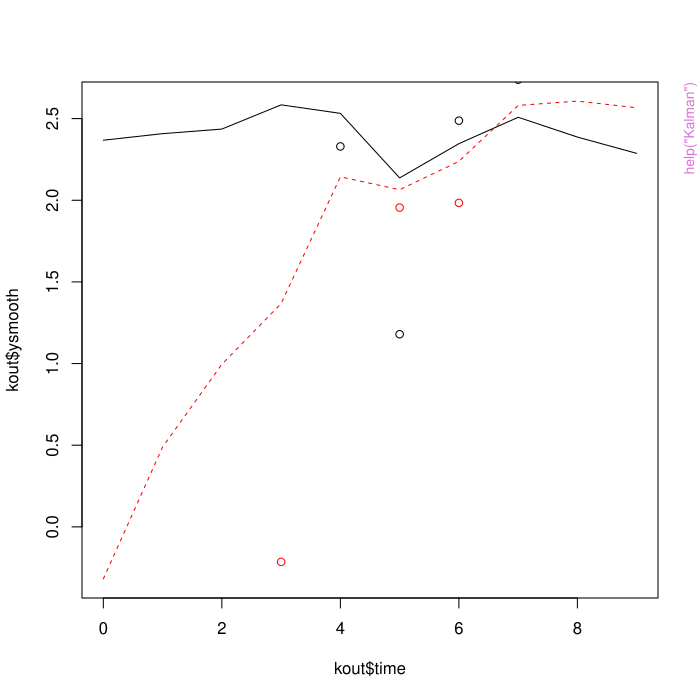

Here is the R script that generated this plot:
pkgname <- "ctsem"
source(file.path(R.home("share"), "R", "examples-header.R"))
options(warn = 1)
library('ctsem')

base::assign(".oldSearch", base::search(), pos = 'CheckExEnv')
base::assign(".old_wd", base::getwd(), pos = 'CheckExEnv')
cleanEx()
nameEx("Kalman")
### * Kalman

flush(stderr()); flush(stdout())

### Name: Kalman
### Title: Kalman
### Aliases: Kalman

### ** Examples

### ctstantestfit is a dummy ctStanFit object with 2 manifest indicators,
###  4 latents, and 1 time dependent predictor.

### get parameter matrices
kpars <- ctStanContinuousPars(ctstantestfit)

#construct dummy data
datalong <- cbind(0:9, 1, matrix(rnorm(20,2,1),ncol=2))
datalong[c(1:3,9:10),3:4]<-NA #missing data to pre/fore cast
colnames(datalong) <- c('time', 'id', paste0('Y',1:2))
print(datalong)

#obtain Kalman filtered estimates
kout <- Kalman(kpars=kpars, datalong=datalong,
  manifestNames=paste0('Y',1:nrow(kpars$MANIFESTMEANS)),
  latentNames=paste0('eta',1:nrow(kpars$DRIFT)))

#print and plot smoothed estimates (conditional on all states) of indicators.
print(kout$ysmooth)
matplot(kout$time,kout$ysmooth,type='l')
matplot(kout$time,datalong[,3:4],type='p',add=TRUE,pch=1)



cleanEx()
nameEx("ctCI")
### * ctCI

flush(stderr()); flush(stdout())

### Name: ctCI
### Title: ctCI Computes confidence intervals on specified parameters /
###   matrices for already fitted ctsem fit object.
### Aliases: ctCI

### ** Examples

## Examples set to 'dontrun' because they take longer than 5s.
## Not run: 
##D data("ctExample3")
##D model <- ctModel(n.latent = 1, n.manifest = 3, Tpoints = 100, 
##D  LAMBDA = matrix(c(1, "lambda2", "lambda3"), nrow = 3, ncol = 1), 
##D  MANIFESTMEANS = matrix(c(0, "manifestmean2", "manifestmean3"), nrow = 3, 
##D    ncol = 1))
##D fit <- ctFit(dat = ctExample3, ctmodelobj = model, objective = "Kalman",
##D  stationary = c("T0VAR"))
##D 
##D fit <- ctCI(fit, confidenceintervals = 'DRIFT')
##D 
##D summary(fit)$omxsummary$CI
## End(Not run)



cleanEx()
nameEx("ctCheckFit")
### * ctCheckFit

flush(stderr()); flush(stdout())

### Name: ctCheckFit
### Title: Check absolute fit of ctFit or ctStanFit object.
### Aliases: ctCheckFit

### ** Examples

## Not run: 
##D data(ctExample1)
##D traitmodel <- ctModel(n.manifest=2, n.latent=2, Tpoints=6, LAMBDA=diag(2), 
##D   manifestNames=c('LeisureTime', 'Happiness'), 
##D   latentNames=c('LeisureTime', 'Happiness'), TRAITVAR="auto")
##D traitfit <- ctFit(dat=ctExample1, ctmodelobj=traitmodel)
##D 
##D check <- ctCheckFit(traitfit,niter=5)
##D plot(check)
## End(Not run)



cleanEx()
nameEx("ctCollapse")
### * ctCollapse

flush(stderr()); flush(stdout())

### Name: ctCollapse
### Title: ctCollapse Easily collapse an array margin using a specified
###   function.
### Aliases: ctCollapse

### ** Examples

testarray <- array(rnorm(900,2,1),dim=c(100,3,3))
ctCollapse(testarray,1,mean)



cleanEx()
nameEx("ctDensity")
### * ctDensity

flush(stderr()); flush(stdout())

### Name: ctDensity
### Title: ctDensity
### Aliases: ctDensity

### ** Examples

y <- ctDensity(exp(rnorm(80)))
plot(y$density,xlim=y$xlim,ylim=y$ylim)

#### Compare to base defaults:
par(mfrow=c(1,2))
y=exp(rnorm(10000))
ctdens<-ctDensity(y)
plot(ctdens$density, ylim=ctdens$ylim,xlim=ctdens$xlim)
plot(density(y))



graphics::par(get("par.postscript", pos = 'CheckExEnv'))
cleanEx()
nameEx("ctDiscretePars")
### * ctDiscretePars

flush(stderr()); flush(stdout())

### Name: ctDiscretePars
### Title: ctDiscretePars
### Aliases: ctDiscretePars

### ** Examples

pars <- ctStanContinuousPars(ctstantestfit)
ctDiscretePars(pars,times=c(.5,1))




cleanEx()
nameEx("ctDiscretiseData")
### * ctDiscretiseData

flush(stderr()); flush(stdout())

### Name: ctDiscretiseData
### Title: Discretise long format continuous time (ctsem) data to specific
###   timestep.
### Aliases: ctDiscretiseData

### ** Examples

long <- ctWideToLong(datawide=ctExample2,Tpoints=8,n.manifest=2,n.TDpred=1,
 manifestNames=c('LeisureTime','Happiness'),
 TDpredNames=c('MoneyInt'))

long <- ctDeintervalise(long)

long <- ctDiscretiseData(dlong=long, timestep = 1.1,TDpredNames=c('MoneyInt'))



cleanEx()
nameEx("ctExample2")
### * ctExample2

flush(stderr()); flush(stdout())

### Name: ctExample2
### Title: ctExample2
### Aliases: ctExample2

### ** Examples

## Not run: 
##D #two process, one time dependent predictor example
##D Tpoints=20
##D manifestNames<-c('LeisureTime','Happiness')
##D TDpredNames<-'MoneyInt'
##D testm<-ctModel(Tpoints=Tpoints,n.latent=3,n.TDpred=1,n.TIpred=0,n.manifest=2,    
##D   LAMBDA=cbind(diag(1,2),0),
##D   MANIFESTVAR=diag(.1,2),
##D   DRIFT=matrix(c(-.3,.12,0,  -.02,-.3,0, 1,-.3,-.0001  ),nrow=3,ncol=3),
##D   TRAITVAR=t(chol(matrix(c(.2,-.1,0,  -.1,.21,0,  0,0,0.00001),ncol=3,nrow=3))),
##D   DIFFUSION=t(chol(diag(c(1.2,.6,0.0001),3))),
##D   CINT=matrix(c(1,.3,0),nrow=3),
##D   T0MEANS=matrix(0,ncol=1,nrow=3),
##D   T0VAR=diag(c(1,1,0),3),
##D   TDPREDEFFECT=matrix(c(.6,.4,1),nrow=3),
##D   TDPREDVAR=diag(c(rep(0,Tpoints)),Tpoints),
##D   TDPREDMEANS=matrix(c(0,0,0,0,0,1,rep(0,Tpoints-6)),ncol=1,nrow=(Tpoints)))
##D testd<-ctGenerate(testm,n.subjects=10,burnin=10) #generate data
##D 
##D ctIndplot(testd,Tpoints=Tpoints,n.manifest=2,n.subjects=10,colourby="variable")
##D 
##D timestokeep=c(0,1,4,5,7,8,16,19)
##D deltaT<-timestokeep[-1] - timestokeep[-8]
##D testd<-testd[,c(paste0('Y',1:2,'_T',rep(timestokeep,each=2)),paste0('TD1_T',timestokeep))]
##D testd<-cbind(testd,matrix(deltaT,nrow=nrow(testd),ncol=length(deltaT),byrow=TRUE))
##D 
##D colnames(testd)<-ctWideNames(n.manifest=2,Tpoints=8,n.TDpred=1,
##D manifestNames=manifestNames,TDpredNames=TDpredNames)
##D ctExample2<-testd
##D save(ctExample2,file=".\\data\\ctExample2.rda") 
## End(Not run)



cleanEx()
nameEx("ctExample4")
### * ctExample4

flush(stderr()); flush(stdout())

### Name: ctExample4
### Title: ctExample4
### Aliases: ctExample4

### ** Examples

## Not run: 
##D Tpoints=20
##D subjects=20
##D full<-c()
##D for(i in 1:20){
##D   LAMBDA<-matrix(c(1,.7,ifelse(i >(subjects/2),.2,1.4)))
##D   print(LAMBDA)
##D   testm<-ctModel(Tpoints=Tpoints,n.latent=1,n.TDpred=0,n.TIpred=0,n.manifest=3,
##D     MANIFESTVAR=diag(.2,3),
##D     # TRAITVAR=diag(.2,1),
##D     LAMBDA=LAMBDA,
##D     DRIFT=matrix(c(-.1),nrow=1,ncol=1),
##D     DIFFUSION=diag(c(.12),1),
##D     MANIFESTMEANS=matrix(c(0,.42,1.3),ncol=1),
##D     CINT=matrix(c(.2),ncol=1))
##D   
##D   testd<-ctGenerate(testm,n.subjects=1,burnin=300)
##D   full<-rbind(full,testd)
##D }
##D 
##D ctExample4<-full
##D save(ctExample4,file=".\\data\\ctExample4.rda") #save wide format example
## End(Not run)



cleanEx()
nameEx("ctFit")
### * ctFit

flush(stderr()); flush(stdout())

### Name: ctFit
### Title: Fit a ctsem object
### Aliases: ctFit

### ** Examples

## Examples set to 'dontrun' because they take longer than 5s.
## Not run: 
##D mfrowOld<-par()$mfrow
##D par(mfrow=c(2, 3))
##D 
##D ### example from Driver, Oud, Voelkle (2017), 
##D ### simulated happiness and leisure time with unobserved heterogeneity.
##D data(ctExample1)
##D traitmodel <- ctModel(n.manifest=2, n.latent=2, Tpoints=6, LAMBDA=diag(2), 
##D   manifestNames=c('LeisureTime', 'Happiness'), 
##D   latentNames=c('LeisureTime', 'Happiness'), TRAITVAR="auto")
##D traitfit <- ctFit(dat=ctExample1, ctmodelobj=traitmodel)
##D summary(traitfit)
##D plot(traitfit, wait=FALSE)
##D 
##D 
##D ###Example from Voelkle, Oud, Davidov, and Schmidt (2012) - anomia and authoritarianism.  
##D data(AnomAuth) 
##D AnomAuthmodel <- ctModel(LAMBDA = matrix(c(1, 0, 0, 1), nrow = 2, ncol = 2), 
##D Tpoints = 5, n.latent = 2, n.manifest = 2, MANIFESTVAR=diag(0, 2), TRAITVAR = NULL) 
##D AnomAuthfit <- ctFit(AnomAuth, AnomAuthmodel)
##D summary(AnomAuthfit)
##D 
##D 
##D ### Single subject time series - using Kalman filter (OpenMx statespace expectation)
##D data('ctExample3')
##D model <- ctModel(n.latent = 1, n.manifest = 3, Tpoints = 100, 
##D   LAMBDA = matrix(c(1, 'lambda2', 'lambda3'), nrow = 3, ncol = 1), 
##D   CINT= matrix('cint'),
##D   MANIFESTMEANS = matrix(c(0, 'manifestmean2', 'manifestmean3'), nrow = 3, 
##D     ncol = 1))
##D fit <- ctFit(dat = ctExample3, ctmodelobj = model, objective = 'Kalman', 
##D   stationary = c('T0VAR'))
##D 
##D 
##D ###Oscillating model from Voelkle & Oud (2013). 
##D data("Oscillating")
##D 
##D inits <- c(-39, -.3, 1.01, 10.01, .1, 10.01, 0.05, .9, 0)
##D names(inits) <- c("crosseffect","autoeffect", "diffusion",
##D   "T0var11", "T0var21", "T0var22","m1", "m2", 'manifestmean')
##D 
##D oscillatingm <- ctModel(n.latent = 2, n.manifest = 1, Tpoints = 11,
##D   MANIFESTVAR = matrix(c(0), nrow = 1, ncol = 1),
##D   LAMBDA = matrix(c(1, 0), nrow = 1, ncol = 2),
##D   T0MEANS = matrix(c('m1', 'm2'), nrow = 2, ncol = 1),
##D   T0VAR = matrix(c("T0var11", "T0var21", 0, "T0var22"), nrow = 2, ncol = 2),
##D   DRIFT = matrix(c(0, "crosseffect", 1, "autoeffect"), nrow = 2, ncol = 2),
##D   CINT = matrix(0, ncol = 1, nrow = 2),
##D   MANIFESTMEANS = matrix('manifestmean', nrow = 1, ncol = 1),
##D   DIFFUSION = matrix(c(0, 0, 0, "diffusion"), nrow = 2, ncol = 2),
##D   startValues=inits)
##D 
##D oscillatingf <- ctFit(Oscillating, oscillatingm, carefulFit = FALSE)
## End(Not run)



cleanEx()
nameEx("ctGenerate")
### * ctGenerate

flush(stderr()); flush(stdout())

### Name: ctGenerate
### Title: ctGenerate
### Aliases: ctGenerate

### ** Examples

#generate data for 2 process model, each process measured by noisy indicator, 
#stable individual differences in process levels.

generatingModel<-ctModel(Tpoints=8,n.latent=2,n.TDpred=0,n.TIpred=0,n.manifest=2,
 MANIFESTVAR=diag(.1,2),
 LAMBDA=diag(1,2),
 DRIFT=matrix(c(-.2,-.05,-.1,-.1),nrow=2),
 TRAITVAR=matrix(c(.5,.2,0,.8),nrow=2),
 DIFFUSION=matrix(c(1,.2,0,4),2),
 CINT=matrix(c(1,0),nrow=2),
 T0MEANS=matrix(0,ncol=1,nrow=2),
 T0VAR=diag(1,2))

data<-ctGenerate(generatingModel,n.subjects=15,burnin=10)



cleanEx()
nameEx("ctGenerateFromFit")
### * ctGenerateFromFit

flush(stderr()); flush(stdout())

### Name: ctGenerateFromFit
### Title: Generates data according to the model estimated in a ctsemFit
###   object.#'
### Aliases: ctGenerateFromFit

### ** Examples


data(AnomAuth) 
AnomAuthmodel <- ctModel(LAMBDA = matrix(c(1, 0, 0, 1), nrow = 2, ncol = 2), 
  Tpoints = 5, n.latent = 2, n.manifest = 2, MANIFESTVAR=diag(0, 2)) 
AnomAuthfit <- ctFit(AnomAuth, AnomAuthmodel)

dwide <- ctGenerateFromFit(AnomAuthfit,timestep=1,n.subjects=5)

par(mfrow=c(1,2))
ctIndplot(datawide = dwide,n.subjects = 5,n.manifest = 2,vars=1,Tpoints = 4)
ctIndplot(datawide = AnomAuth+rnorm(length(AnomAuth)),vars=1,n.subjects = 5,
n.manifest = 2,Tpoints = 4)




graphics::par(get("par.postscript", pos = 'CheckExEnv'))
cleanEx()
nameEx("ctIndplot")
### * ctIndplot

flush(stderr()); flush(stdout())

### Name: ctIndplot
### Title: ctIndplot
### Aliases: ctIndplot

### ** Examples


data(ctExample1)
ctIndplot(ctExample1,n.subjects=1, n.manifest=2,Tpoints=6, colourby='variable')




cleanEx()
nameEx("ctIntervalise")
### * ctIntervalise

flush(stderr()); flush(stdout())

### Name: ctIntervalise
### Title: Converts absolute times to intervals for wide format ctsem panel
###   data
### Aliases: ctIntervalise

### ** Examples

#First load the long format data with absolute times
data('longexample')

#Then convert to wide format
wideexample <- ctLongToWide(datalong = longexample, id = "id", 
time = "time", manifestNames = c("Y1", "Y2", "Y3"), 
TDpredNames = "TD1", TIpredNames = c("TI1", "TI2"))

#Then convert the absolute times to intervals, using the Tpoints reported from the prior step.
wide <- ctIntervalise(datawide = wideexample, Tpoints = 4, n.manifest = 3, 
n.TDpred = 1, n.TIpred = 2, manifestNames = c("Y1", "Y2", "Y3"), 
TDpredNames = "TD1", TIpredNames = c("TI1", "TI2") )
 
print(wide)



cleanEx()
nameEx("ctKalman")
### * ctKalman

flush(stderr()); flush(stdout())

### Name: ctKalman
### Title: ctKalman
### Aliases: ctKalman

### ** Examples

## Not run: 
##D #Basic
##D ctKalman(ctstantestfit, timerange=c(0,60), timestep=.5, plot=TRUE)
##D 
##D #Multiple subjects, y and yprior, showing plot arguments
##D ctKalman(ctstantestfit, timerange=c(0,60), timestep=.1, plot=TRUE,
##D   subjects=2:3, 
##D   kalmanvec=c('y','yprior'),
##D   errorvec=c(NA,'ypriorcov'), #'auto' would also have achieved this
##D   ltyvec="auto",
##D   colvec='auto', 
##D   lwdvec='auto', 
##D   subsetindices=2, #Only plotting 2nd dimension of y and yprior
##D   pchvec='auto', typevec='auto',grid=TRUE,legend=TRUE,
##D   plotcontrol=list(xlim=c(0,55),main='Observations and priors'),
##D   polygoncontrol=list(steps=5))
##D   
## End(Not run)



cleanEx()
nameEx("ctKalmanPlot")
### * ctKalmanPlot

flush(stderr()); flush(stdout())

### Name: ctKalmanPlot
### Title: ctKalmanPlot
### Aliases: ctKalmanPlot

### ** Examples

### Get output from ctKalman
x<-ctKalman(ctstantestfit,subjects=2)

### Plot with ctKalmanPlot
ctKalmanPlot(x, subjects=2)

###Single step procedure:
ctKalman(ctstantestfit,subjects=2,plot=TRUE)



cleanEx()
nameEx("ctLongToWide")
### * ctLongToWide

flush(stderr()); flush(stdout())

### Name: ctLongToWide
### Title: ctLongToWide Restructures time series / panel data from long
###   format to wide format for ctsem analysis
### Aliases: ctLongToWide

### ** Examples

#First load the long format data with absolute times
data('longexample')

#Then convert to wide format
wideexample <- ctLongToWide(datalong = longexample, id = "id", 
time = "time", manifestNames = c("Y1", "Y2", "Y3"), 
TDpredNames = "TD1", TIpredNames = c("TI1", "TI2"))

#Then convert the absolute times to intervals, using the Tpoints reported from the prior step.
wide <- ctIntervalise(datawide = wideexample, Tpoints = 4, n.manifest = 3, 
n.TDpred = 1, n.TIpred = 2, manifestNames = c("Y1", "Y2", "Y3"), 
TDpredNames = "TD1", TIpredNames = c("TI1", "TI2") )




cleanEx()
nameEx("ctModel")
### * ctModel

flush(stderr()); flush(stdout())

### Name: ctModel
### Title: Define a ctsem model
### Aliases: ctModel

### ** Examples

 ### Frequentist example:
 ### impulse and level change time dependent predictor 
 ### example from Driver, Oud, Voelkle (2015)
 data('ctExample2')
 tdpredmodel <- ctModel(n.manifest = 2, n.latent = 3, n.TDpred = 1, 
 Tpoints = 8, manifestNames = c('LeisureTime', 'Happiness'), 
 TDpredNames = 'MoneyInt', 
 latentNames = c('LeisureTime', 'Happiness', 'MoneyIntLatent'),
 LAMBDA = matrix(c(1,0, 0,1, 0,0), ncol = 3), TRAITVAR = "auto")

 tdpredmodel$TRAITVAR[3, ] <- 0
 tdpredmodel$TRAITVAR[, 3] <- 0
 tdpredmodel$DIFFUSION[, 3] <- 0
 tdpredmodel$DIFFUSION[3, ] <- 0
 tdpredmodel$T0VAR[3, ] <- 0
 tdpredmodel$T0VAR[, 3] <- 0
 tdpredmodel$CINT[3] <- 0
 tdpredmodel$T0MEANS[3] <- 0
 tdpredmodel$TDPREDEFFECT[3, ] <- 1
 tdpredmodel$DRIFT[3, ] <- 0
 
 
###Bayesian example:
model<-ctModel(type='stanct',
n.latent=2, latentNames=c('eta1','eta2'),
n.manifest=2, manifestNames=c('Y1','Y2'),
n.TDpred=1, TDpredNames='TD1', 
n.TIpred=3, TIpredNames=c('TI1','TI2','TI3'),
LAMBDA=diag(2))





cleanEx()
nameEx("ctModelFromFit")
### * ctModelFromFit

flush(stderr()); flush(stdout())

### Name: ctModelFromFit
### Title: Extract a ctsem model structure with parameter values from a
###   ctsem fit object.
### Aliases: ctModelFromFit

### ** Examples

data(AnomAuth) 
AnomAuthmodel <- ctModel(LAMBDA = matrix(c(1, 0, 0, 1), nrow = 2, ncol = 2), 
  Tpoints = 5, n.latent = 2, n.manifest = 2, MANIFESTVAR=diag(0, 2)) 
AnomAuthfit <- ctFit(AnomAuth, AnomAuthmodel)

fitmodel <- ctModelFromFit(AnomAuthfit)



cleanEx()
nameEx("ctMultigroupFit")
### * ctMultigroupFit

flush(stderr()); flush(stdout())

### Name: ctMultigroupFit
### Title: Fits a multiple group continuous time model.
### Aliases: ctMultigroupFit

### ** Examples

## Not run: 
##D 
##D #Two group model, all parameters except LAMBDA[3,1] constrained across groups.
##D data(ctExample4)
##D basemodel<-ctModel(n.latent=1, n.manifest=3, Tpoints=20,
##D                    LAMBDA=matrix(c(1, 'lambda2', 'lambda3'), nrow=3, ncol=1),
##D                    MANIFESTMEANS=matrix(c(0, 'manifestmean2', 'manifestmean3'), 
##D                    nrow=3, ncol=1), TRAITVAR = 'auto')
##D 
##D freemodel<-basemodel
##D freemodel$LAMBDA[3,1]<-'groupfree'
##D groups<-paste0('g',rep(1:2, each=10),'_')
##D 
##D multif<-ctMultigroupFit(dat=ctExample4, groupings=groups,
##D                        ctmodelobj=basemodel, freemodel=freemodel)
##D summary(multif,group=1)
##D 
##D 
##D 
##D #fixed model approach
##D fixedmodel<-basemodel
##D fixedmodel$LAMBDA[2,1]<-'groupfixed'
##D groups<-paste0('g',rep(1:2, each=10),'_')
##D 
##D multif<-ctMultigroupFit(dat=ctExample4, groupings=groups,
##D                        ctmodelobj=basemodel, fixedmodel=fixedmodel)
##D summary(multif) 
## End(Not run)





cleanEx()
nameEx("ctPlot")
### * ctPlot

flush(stderr()); flush(stdout())

### Name: ctPlot
### Title: ctPlot
### Aliases: ctPlot

### ** Examples

## Examples set to 'dontrun' because they take longer than 5s.

### example from Driver, Oud, Voelkle (2016), 
### simulated happiness and leisure time with unobserved heterogeneity.
## Not run: 
##D data(ctExample1)
##D traitmodel <- ctModel(n.manifest=2, n.latent=2, Tpoints=6, LAMBDA=diag(2), 
##D   manifestNames=c('LeisureTime', 'Happiness'), 
##D   latentNames=c('LeisureTime', 'Happiness'), TRAITVAR="auto")
##D traitfit <- ctFit(dat=ctExample1, ctmodelobj=traitmodel)
##D ctPlot(traitfit, plotType='CR', xlim=c(0,5),ylim=c(-1,1))
## End(Not run)



cleanEx()
nameEx("ctPlotArray")
### * ctPlotArray

flush(stderr()); flush(stdout())

### Name: ctPlotArray
### Title: Plots three dimensional y values for quantile plots
### Aliases: ctPlotArray

### ** Examples

## Not run: 
##D input<-ctStanTIpredeffects(ctstantestfit, plot=FALSE, whichpars='CINT', 
##D  nsamples=10,nsubjects=10)
##D     
##D ctPlotArray(input=input)
## End(Not run)



cleanEx()
nameEx("ctPoly")
### * ctPoly

flush(stderr()); flush(stdout())

### Name: ctPoly
### Title: Plots uncertainty bands with shading
### Aliases: ctPoly

### ** Examples

plot(0:100,sqrt(0:100),type='l')
ctPoly(x=0:100, y=sqrt(0:100), 
yhigh=sqrt(0:100) - runif(101), 
ylow=sqrt(0:100) + runif(101),
col=adjustcolor('red',alpha.f=.1))



cleanEx()
nameEx("ctPostPredict")
### * ctPostPredict

flush(stderr()); flush(stdout())

### Name: ctPostPredict
### Title: Posterior predictive type check for ctsemFit.
### Aliases: ctPostPredict

### ** Examples

data("AnomAuth")
AnomAuthmodel <- ctModel(LAMBDA = matrix(c(1, 0, 0, 1), nrow = 2, ncol = 2), 
  Tpoints = 5, n.latent = 2, n.manifest = 2, MANIFESTVAR=diag(0, 2), TRAITVAR = 'auto') 
AnomAuthFit <- ctFit(AnomAuth, AnomAuthmodel)
ctPostPredict(AnomAuthFit,timestep=.5,n.subjects=100)



cleanEx()
nameEx("ctStanContinuousPars")
### * ctStanContinuousPars

flush(stderr()); flush(stdout())

### Name: ctStanContinuousPars
### Title: ctStanContinuousPars
### Aliases: ctStanContinuousPars

### ** Examples

## Not run: 
##D #posterior median over all subjects (also reflects mean of unconstrained pars)
##D ctStanContinuousPars(ctstantestfit)
##D 
##D #posterior 97.5% quantiles for subject 2
##D ctStanContinuousPars(ctstantestfit, subjects=2, calcfunc=quantile, 
##D calcfuncargs=list(probs=0.975))
## End(Not run)



cleanEx()
nameEx("ctStanDiscretePars")
### * ctStanDiscretePars

flush(stderr()); flush(stdout())

### Name: ctStanDiscretePars
### Title: ctStanDiscretePars
### Aliases: ctStanDiscretePars

### ** Examples

ctStanDiscretePars(ctstantestfit,times=seq(.5,4,.1), 
 plot=TRUE,indices='all')



cleanEx()
nameEx("ctStanDiscreteParsPlot")
### * ctStanDiscreteParsPlot

flush(stderr()); flush(stdout())

### Name: ctStanDiscreteParsPlot
### Title: ctStanDiscreteParsPlot
### Aliases: ctStanDiscreteParsPlot

### ** Examples

x <- ctStanDiscretePars(ctstantestfit)

ctStanDiscreteParsPlot(x, 'CR')



cleanEx()
nameEx("ctStanFit")
### * ctStanFit

flush(stderr()); flush(stdout())

### Name: ctStanFit
### Title: ctStanFit
### Aliases: ctStanFit

### ** Examples

## Not run: 
##D #test data with 2 manifest indicators measuring 1 latent process each, 
##D # 1 time dependent predictor, 3 time independent predictors
##D head(ctstantestdat) 
##D 
##D #generate a ctStanModel
##D model<-ctModel(type='stanct',
##D n.latent=2, latentNames=c('eta1','eta2'),
##D n.manifest=2, manifestNames=c('Y1','Y2'),
##D n.TDpred=1, TDpredNames='TD1', 
##D n.TIpred=3, TIpredNames=c('TI1','TI2','TI3'),
##D LAMBDA=diag(2))
##D 
##D #set all parameters except manifest means to be fixed across subjects
##D model$pars$indvarying[-c(19,20)] <- FALSE
##D 
##D #fit model to data (takes a few minutes - but insufficient 
##D # iterations and max_treedepth for inference!)
##D fit<-ctStanFit(ctstantestdat, model, iter=200, chains=2, 
##D control=list(max_treedepth=6))
##D 
##D #output functions
##D summary(fit) 
##D 
##D plot(fit)
##D 
##D 
##D 
##D ###### EXTENDED EXAMPLES #######
##D 
##D 
##D 
##D library(ctsem)
##D set.seed(3)
##D 
##D #recommended to adjust these to appropriate number of cores on machine / 
##D # chains desired. (min 3 chains recommended, but not necessary here)
##D setcores <- 3
##D setchains <- 3
##D 
##D #### Data generation (this section needs to be run, but not necessary to understand!)
##D Tpoints <- 20
##D nmanifest <- 4
##D nlatent <- 2
##D nsubjects<-20
##D 
##D #random effects
##D age <- rnorm(nsubjects) #standardised
##D cint1<-rnorm(nsubjects,2,.3)+age*.5
##D cint2 <- cint1*.5+rnorm(nsubjects,1,.2)+age*.5
##D tdpredeffect <- rnorm(nsubjects,5,.3)+age*.5
##D 
##D for(i in 1:nsubjects){
##D   #generating model
##D   gm<-ctModel(Tpoints=Tpoints,n.manifest = nmanifest,n.latent = nlatent,n.TDpred = 1,
##D     LAMBDA = matrix(c(1,0,0,0, 0,1,.8,1.3),nrow=nmanifest,ncol=nlatent),
##D     DRIFT=matrix(c(-.3, .1, 0, -.5),nlatent,nlatent),
##D     TDPREDEFFECT=matrix(c(tdpredeffect[i],0),nrow=nlatent),
##D     TDPREDMEANS=matrix(c(rep(0,Tpoints-10),1,rep(0,9)),ncol=1),
##D     DIFFUSION = matrix(c(.5, 0, 0, .5),2,2),
##D     CINT = matrix(c(cint1[i],cint2[i]),ncol=1),
##D     T0VAR=diag(2,nlatent,nlatent),
##D     MANIFESTVAR = diag(.5, nmanifest))
##D   
##D   #generate data
##D   newdat <- ctGenerate(ctmodelobj = gm,n.subjects = 1,burnin = 2,
##D     dtmat<-rbind(c(rep(.5,8),3,rep(.5,Tpoints-9))),
##D       wide = FALSE)
##D   newdat[,'id'] <- i #set id for each subject
##D   newdat <- cbind(newdat,age[i]) #include time independent predictor
##D   if(i ==1) {
##D     dat <- newdat[1:(Tpoints-10),] #pre intervention data
##D     dat2 <- newdat #including post intervention data
##D   }
##D   if(i > 1) {
##D     dat <- rbind(dat, newdat[1:(Tpoints-10),])
##D     dat2 <- rbind(dat2,newdat)
##D   }
##D }
##D colnames(dat)[ncol(dat)] <- 'age'
##D colnames(dat2)[ncol(dat)] <- 'age'
##D 
##D 
##D #plot generated data for sanity
##D plot(age)
##D matplot(dat[,gm$manifestNames],type='l',pch=1)
##D plotvar <- 'Y1'
##D plot(dat[dat[,'id']==1,'time'],dat[dat[,'id']==1,plotvar],type='l',
##D   ylim=range(dat[,plotvar],na.rm=TRUE))
##D for(i in 2:nsubjects){
##D   points(dat[dat[,'id']==i,'time'],dat[dat[,'id']==i,plotvar],type='l',col=i)
##D }
##D 
##D 
##D 
##D 
##D 
##D #### Model fitting (from here it is good to understand!)
##D 
##D #Specify univariate linear growth curve
##D #page 5 of https://cran.r-project.org/web/packages/ctsem/vignettes/hierarchical.pdf 
##D # documents these arguments (or use ?ctModel )
##D 
##D m1 <- ctModel(n.manifest = 1,n.latent = 1,n.TIpred = 1, type = 'stanct',
##D   manifestNames = c('Y1'), latentNames=c('L1'),TIpredNames = 'age',
##D   DRIFT=matrix(-1e-5,nrow=1,ncol=1),
##D   DIFFUSION=matrix(0,nrow=1,ncol=1),
##D   CINT=matrix(c('cint1'),ncol=1),
##D   T0MEANS=matrix(c('t0m1'),ncol=1),
##D   T0VAR=matrix(0,nrow=1,ncol=1),
##D   LAMBDA = diag(1),
##D   MANIFESTMEANS=matrix(0,ncol=1),
##D   MANIFESTVAR=matrix(c('merror1'),nrow=1,ncol=1))
##D 
##D #modify between subject aspects -- alternatively, run: edit(m1$pars)
##D m1$pars$indvarying[-which(m1$pars$matrix %in% c('T0MEANS','CINT'))] <- FALSE
##D m1$pars$age_effect[-which(m1$pars$matrix %in% c('T0MEANS','CINT'))] <- FALSE
##D 
##D 
##D plot(m1) #plot prior distributions
##D 
##D #fit
##D f1 <- ctStanFit(datalong = dat, ctstanmodel = m1, 
##D   cores = setcores,chains = setchains,plot=TRUE,
##D   control=list(max_treedepth=7),iter=150)
##D 
##D summary(f1)
##D 
##D #plots of individual subject models v data
##D ctKalman(f1,timestep=.01,plot=TRUE,subjects=1:4,kalmanvec=c('y','etasmooth'))
##D ctKalman(f1,timestep=.01,plot=TRUE,subjects=1,kalmanvec=c('y','ysmooth'))
##D 
##D ctStanPlotPost(f1) #compare prior to posterior distributions 
##D ctStanPlotPost(f1, priorwidth = FALSE) #rescale to width of posterior 
##D 
##D ctStanPostPredict(f1) #compare randomly generated data from posterior to observed data
##D 
##D cf<-ctCheckFit(f1) #compare covariance of randomly generated data to observed cov
##D plot(cf)
##D 
##D #accessing the stan object directly 
##D library(rstan)
##D postsamples <- extract(f1$stanfit,pars='Ygen') #extract data generated from posterior
##D plot( f1$data$time, 
##D   postsamples$Ygen[1,1, ,1]) #iteration 1 (already shuffled), chain 1, all occasions, var 1.
##D points(f1$data$time, f1$data$Y[,1],col='red') #1st manifest variable
##D 
##D 
##D 
##D 
##D 
##D #Specify model including dynamics
##D m2 <- ctModel(n.manifest = 1,n.latent = 1,n.TIpred = 1, type = 'stanct',
##D   manifestNames = c('Y1'), latentNames=c('L1'),TIpredNames = 'age',
##D   DRIFT=matrix('drift11',nrow=1,ncol=1),
##D   DIFFUSION=matrix('diffusion11',nrow=1,ncol=1),
##D   CINT=matrix(c('cint1'),ncol=1),
##D   T0MEANS=matrix(c('t0m1'),ncol=1),
##D   T0VAR=matrix('t0var11',nrow=1,ncol=1),
##D   LAMBDA = diag(1),
##D   MANIFESTMEANS=matrix(0,ncol=1),
##D   MANIFESTVAR=matrix(c('merror1'),nrow=1,ncol=1))
##D 
##D m2$pars$indvarying[-which(m2$pars$matrix %in% c('T0MEANS','CINT'))] <- FALSE
##D m2$pars$age_effect[-which(m2$pars$matrix %in% c('T0MEANS','CINT'))] <- FALSE
##D 
##D 
##D f2 <- ctStanFit(datalong = dat, ctstanmodel = m2, cores = setcores,
##D   chains = setchains,plot=TRUE,
##D   control=list(max_treedepth=7),iter=150)
##D 
##D summary(f2,parmatrices=TRUE,timeinterval=1)
##D 
##D ctKalman(f2,timestep=.01,plot=TRUE,subjects=1,kalmanvec=c('y','etaprior'))
##D ctKalman(f2,timestep=.01,plot=TRUE,subjects=1:4,kalmanvec=c('y','etasmooth'))
##D ctKalman(f2,timestep=.01,plot=TRUE,subjects=1:2,kalmanvec=c('y','ysmooth'))
##D 
##D ctStanPlotPost(f2)
##D 
##D ctStanPostPredict(f2)
##D 
##D 
##D 
##D 
##D 
##D #Include intervention
##D m3 <- ctModel(n.manifest = 1,n.latent = 1,n.TIpred = 1, type = 'stanct',
##D   manifestNames = c('Y1'), latentNames=c('L1'),TIpredNames = 'age',
##D   n.TDpred=1,TDpredNames = 'TD1', #this line includes the intervention
##D   TDPREDEFFECT=matrix(c('tdpredeffect'),nrow=1,ncol=1), #intervention effect
##D   DRIFT=matrix('drift11',nrow=1,ncol=1),
##D   DIFFUSION=matrix('diffusion11',nrow=1,ncol=1),
##D   CINT=matrix(c('cint1'),ncol=1),
##D   T0MEANS=matrix(c('t0m1'),ncol=1),
##D   T0VAR=matrix('t0var11',nrow=1,ncol=1),
##D   LAMBDA = diag(1),
##D   MANIFESTMEANS=matrix(0,ncol=1),
##D   MANIFESTVAR=matrix(c('merror1'),nrow=1,ncol=1))
##D 
##D m3$pars$indvarying[-which(m3$pars$matrix %in% 
##D   c('T0MEANS','CINT','TDPREDEFFECT'))] <- FALSE
##D   
##D m3$pars$age_effect[-which(m3$pars$matrix %in% 
##D   c('T0MEANS','CINT','TDPREDEFFECT'))] <- FALSE
##D 
##D f3 <- ctStanFit(datalong = dat2, ctstanmodel = m3, cores = setcores,
##D   chains = setchains,plot=TRUE,
##D   control=list(max_treedepth=7),iter=150)
##D 
##D summary(f3,parmatrices=TRUE)
##D 
##D ctKalman(f3,timestep=.01,plot=TRUE,subjects=1,kalmanvec=c('y','etaprior'))
##D ctKalman(f3,timestep=.01,plot=TRUE,subjects=1:4,kalmanvec=c('y','etasmooth'))
##D ctKalman(f3,timestep=.01,plot=TRUE,subjects=1:2,kalmanvec=c('y','ysmooth'))
##D 
##D ctStanPlotPost(f3)
##D 
##D ctStanPostPredict(f3, datarows=0:100)
##D 
##D 
##D 
##D 
##D 
##D 
##D #include 2nd latent process
##D 
##D #use either full explicit specification
##D m4 <- ctModel(n.manifest = 2,n.latent = 2,n.TIpred = 1, type = 'stanct', #no of vars updated
##D   manifestNames = c('Y1','Y2'), latentNames=c('L1','L2'),TIpredNames = 'age', 
##D   n.TDpred=1,TDpredNames = 'TD1', 
##D   TDPREDEFFECT=matrix(c('tdpredeffect1','tdpredeffect2'),nrow=2,ncol=1), 
##D   DRIFT=matrix(c('drift11','drift21','drift12','drift22'),nrow=2,ncol=2),
##D   DIFFUSION=matrix(c('diffusion11','diffusion21',0,'diffusion22'),nrow=2,ncol=2),
##D   CINT=matrix(c('cint1','cint2'),nrow=2,ncol=1),
##D   T0MEANS=matrix(c('t0m1','t0m2'),nrow=2,ncol=1),
##D   T0VAR=matrix(c('t0var11','t0var21',0,'t0var22'),nrow=2,ncol=2),
##D   LAMBDA = matrix(c(1,0,0,1),nrow=2,ncol=2),
##D   MANIFESTMEANS=matrix(c(0,0),nrow=2,ncol=1),
##D   MANIFESTVAR=matrix(c('merror1',0,0,'merror2'),nrow=2,ncol=2))
##D 
##D #restrict between subjects variation / covariate effects
##D m4$pars$indvarying[-which(m4$pars$matrix %in% c('T0MEANS','CINT','TDPREDEFFECT'))] <- FALSE
##D m4$pars$age_effect[-which(m4$pars$matrix %in% c('T0MEANS','CINT','TDPREDEFFECT'))] <- FALSE
##D 
##D #or rely on defaults (MANIFESTMEANS now free instead of CINT -- 
##D #  no substantive difference for one indicator factors)
##D m4 <- ctModel(n.manifest = 2,n.latent = 2,n.TIpred = 1, type = 'stanct', 
##D   manifestNames = c('Y1','Y2'), latentNames=c('L1','L2'),TIpredNames = 'age',
##D   n.TDpred=1,TDpredNames = 'TD1',
##D   LAMBDA = matrix(c(1,0,0,1),nrow=2,ncol=2))
##D 
##D #restrict between subjects variation / covariate effects
##D m4$pars$indvarying[-which(m4$pars$matrix %in% c('T0MEANS','MANIFESTMEANS','TDPREDEFFECT'))] <- FALSE
##D m4$pars$age_effect[-which(m4$pars$matrix %in% c('T0MEANS','MANIFESTMEANS','TDPREDEFFECT'))] <- FALSE
##D 
##D f4 <- ctStanFit(datalong = dat2, ctstanmodel = m4, cores = setcores,chains = setchains,plot=TRUE,
##D   optimize=TRUE,verbose=1,
##D   control=list(max_treedepth=7),iter=150)
##D 
##D summary(f4,parmatrices=TRUE)
##D 
##D ctStanDiscretePars(f4,plot=TRUE) #auto and cross regressive plots over time
##D 
##D ctKalman(f4,timestep=.01,plot=TRUE,subjects=1,kalmanvec=c('y','etaprior'))
##D ctKalman(f4,timestep=.01,plot=TRUE,subjects=1:2,kalmanvec=c('y','etasmooth'))
##D ctKalman(f4,timestep=.01,plot=TRUE,subjects=1:2,kalmanvec=c('y','ysmooth'))
##D 
##D ctStanPlotPost(f4)
##D 
##D ctStanPostPredict(f4,wait=F)
##D 
##D 
##D 
##D #non-linear dedpendencies - based on m3 model (including intervention)
##D #specify intervention as dependent on extra parameter in PARS matrix, and latent process 1
##D 
##D m3nl <- ctModel(n.manifest = 1,n.latent = 1,n.TIpred = 1, type = 'stanct',
##D   manifestNames = c('Y1'), latentNames=c('L1'),TIpredNames = 'age',
##D   n.TDpred=1,TDpredNames = 'TD1', 
##D   TDPREDEFFECT=matrix(c('PARS[1,1] * state[1]'),nrow=1,ncol=1), 
##D   PARS=matrix(c('tdpredeffect'),1,1),
##D   DRIFT=matrix('drift11',nrow=1,ncol=1),
##D   DIFFUSION=matrix('diffusion11',nrow=1,ncol=1),
##D   CINT=matrix(c('cint1'),ncol=1),
##D   T0MEANS=matrix(c('t0m1'),ncol=1),
##D   T0VAR=matrix('t0var11',nrow=1,ncol=1),
##D   LAMBDA = diag(1),
##D   MANIFESTMEANS=matrix(0,ncol=1),
##D   MANIFESTVAR=matrix(c('merror1'),nrow=1,ncol=1))
##D 
##D m3nl$pars$indvarying[-which(m3nl$pars$matrix %in% 
##D   c('T0MEANS','CINT','TDPREDEFFECT'))] <- FALSE
##D   
##D m3nl$pars$age_effect[-which(m3nl$pars$matrix %in% 
##D   c('T0MEANS','CINT','TDPREDEFFECT'))] <- FALSE
##D 
##D #here fit using optimization instead of sampling -- not appropriate in all cases!
##D f3nl <- ctStanFit(datalong = dat2, ctstanmodel = m3nl, 
##D   cores = setcores, chains = setchains,
##D   optimize=TRUE)
##D 
##D summary(f3nl)
##D 
##D #plot functions need updating for non-linearities! (as of ctsem v 2.7.3)
##D #extract can be used to extract samples and create own plots.
##D #last index of kalaman subobject denotes element of Kalman output.
##D # 1 = ll on std scale, 2= ll scale, 3=error, 4=prediction, 
##D # 5= eta prior, 6= eta upd
##D 
##D ctStanPostPredict(f3nl, datarows=1:100)
##D 
##D e=extract(f3nl)
##D subindex = which(f3nl$data$subject ==3) #specify subject
##D  
##D  matplot(f3nl$data$time[subindex], # Y predictions given earlier Y
##D    t(e$kalman[,subindex,4]), 
##D    type='l',lty=1,col=rgb(0,0,0,.1))
##D  
##D  points(f3nl$data$time[subindex], #actual Y
##D    f3nl$data$Y[subindex,1],type='p',col='red')
##D    
##D   matplot(f3nl$data$time[subindex], add = TRUE, #Generated Y from model
##D     t(e$Ygen[,subindex,1]), 
##D     type='l',lty=1,col=rgb(0,0,1,.05))
## End(Not run)



cleanEx()
nameEx("ctStanGenerateData")
### * ctStanGenerateData

flush(stderr()); flush(stdout())

### Name: ctStanGenerateData
### Title: Add a $generated object to ctstanfit object, with random data
###   generated from posterior of ctstanfit object
### Aliases: ctStanGenerateData

### ** Examples

## Not run: 
##D gen <- ctStanGenerateData(ctstantestfit, nsamples=3,fullposterior=TRUE)
##D plot(gen$generated$Y[,3,2],type='l') #Third random data sample, 2nd manifest var, all time points. 
## End(Not run)



cleanEx()
nameEx("ctStanKalman")
### * ctStanKalman

flush(stderr()); flush(stdout())

### Name: ctStanKalman
### Title: Get Kalman filter estimates from a ctStanFit object
### Aliases: ctStanKalman

### ** Examples

ctStanKalman(ctstantestfit)




cleanEx()
nameEx("ctStanModel")
### * ctStanModel

flush(stderr()); flush(stdout())

### Name: ctStanModel
### Title: Convert a frequentist (omx) ctsem model specification to
###   Bayesian (Stan).
### Aliases: ctStanModel

### ** Examples

model <- ctModel(type='omx', Tpoints=50,
n.latent=2, n.manifest=1, 
manifestNames='sunspots', 
latentNames=c('ss_level', 'ss_velocity'),
LAMBDA=matrix(c( 1, 'ma1' ), nrow=1, ncol=2),
DRIFT=matrix(c(0, 1,   'a21', 'a22'), nrow=2, ncol=2, byrow=TRUE),
MANIFESTMEANS=matrix(c('m1'), nrow=1, ncol=1),
# MANIFESTVAR=matrix(0, nrow=1, ncol=1),
CINT=matrix(c(0, 0), nrow=2, ncol=1),
DIFFUSION=matrix(c(
  0, 0,
  0, "diffusion"), ncol=2, nrow=2, byrow=TRUE))

stanmodel=ctStanModel(model)





cleanEx()
nameEx("ctStanParMatrices")
### * ctStanParMatrices

flush(stderr()); flush(stdout())

### Name: ctStanParMatrices
### Title: Returns population system matrices from a ctStanFit object, and
###   vector of values for free parameters.
### Aliases: ctStanParMatrices

### ** Examples

## Not run: 
##D ctStanParMatrices(ctstantestfit,rnorm(17,0,.1))
## End(Not run)



cleanEx()
nameEx("ctStanParnames")
### * ctStanParnames

flush(stderr()); flush(stdout())

### Name: ctStanParnames
### Title: ctStanParnames
### Aliases: ctStanParnames

### ** Examples

ctStanParnames(ctstantestfit,substrings=c('pop_','popsd'))



cleanEx()
nameEx("ctStanPlotPost")
### * ctStanPlotPost

flush(stderr()); flush(stdout())

### Name: ctStanPlotPost
### Title: ctStanPlotPost
### Aliases: ctStanPlotPost

### ** Examples

ctStanPlotPost(ctstantestfit, rows=3:4)



cleanEx()
nameEx("ctStanPostPredict")
### * ctStanPostPredict

flush(stderr()); flush(stdout())

### Name: ctStanPostPredict
### Title: Compares model implied density and values to observed, for a
###   ctStanFit object.
### Aliases: ctStanPostPredict

### ** Examples

## Not run: 
##D ctStanPostPredict(ctstantestfit,wait=FALSE, shading=FALSE, datarows=1:25,diffsize=2)
## End(Not run)



cleanEx()
nameEx("ctStanTIpredMarginal")
### * ctStanTIpredMarginal

flush(stderr()); flush(stdout())

### Name: ctStanTIpredMarginal
### Title: Plot marginal relationships between covariates and parameters
###   for a ctStanFit object.
### Aliases: ctStanTIpredMarginal

### ** Examples

## Not run: 
##D ctStanTIpredMarginal(ctstantestfit,pars='CINT',tipred=3)
## End(Not run)



cleanEx()
nameEx("ctStanTIpredeffects")
### * ctStanTIpredeffects

flush(stderr()); flush(stdout())

### Name: ctStanTIpredeffects
### Title: Get time independent predictor effect estimates
### Aliases: ctStanTIpredeffects

### ** Examples

## Not run: 
##D #samples reduced here for speed
##D ctStanTIpredeffects(ctstantestfit,plot=TRUE,whichpars='CINT',nsamples=10,nsubjects=10)
## End(Not run)



cleanEx()
nameEx("ctStanUpdModel")
### * ctStanUpdModel

flush(stderr()); flush(stdout())

### Name: ctStanUpdModel
### Title: Update an already compiled and fit ctStanFit object
### Aliases: ctStanUpdModel

### ** Examples

## Not run: 
##D  newm<-ctModel(type='stanct',
##D   n.latent=ctstantestfit$ctstanmodel$n.latent,
##D   n.TDpred=ctstantestfit$ctstanmodel$n.TDpred,
##D   n.TIpred=ctstantestfit$ctstanmodel$n.TIpred,
##D   MANIFESTVAR=matrix(c('merror',0,0,'merror'),2,2),
##D   MANIFESTMEANS=matrix(0,nrow=ctstantestfit$ctstanmodel$n.manifest),
##D   CINT=matrix(c(0,'cint2'),ncol=1),
##D   n.manifest=ctstantestfit$ctstanmodel$n.manifest,
##D   LAMBDA=diag(2))
##D   
##D  newdat <- ctstantestdat
##D  newdat <- newdat[newdat[,'id']!=1,]
##D  newfit <- ctStanUpdModel(ctstantestfit, newdat, newm)
##D  
## End(Not run)



cleanEx()
nameEx("ctWideToLong")
### * ctWideToLong

flush(stderr()); flush(stdout())

### Name: ctWideToLong
### Title: ctWideToLong Convert ctsem wide to long format
### Aliases: ctWideToLong

### ** Examples

 #First load the example ctsem wide format data with absolute times
 data('datastructure')
 datastructure #contains two time intervals (dTx), therefore 3 time points.
 #Then convert to long format
 longexample <- ctWideToLong(datawide = datastructure, Tpoints=3, 
 n.manifest=3, manifestNames = c("Y1", "Y2", "Y3"),
 n.TDpred=1, TDpredNames = "TD1", 
 n.TIpred=2, TIpredNames = c("TI1", "TI2"))

 #Then convert the time intervals to absolute time
 long <- ctDeintervalise(datalong = longexample, id='id', dT='dT')
 long





cleanEx()
nameEx("ctstantestdat")
### * ctstantestdat

flush(stderr()); flush(stdout())

### Name: ctstantestdat
### Title: ctstantestdat
### Aliases: ctstantestdat

### ** Examples

## Not run: 
##D Tpoints=20
##D n.manifest=2
##D n.TDpred=1
##D n.TIpred=3
##D n.latent=2
##D n.subjects=5
##D gm<-ctModel(type='omx', Tpoints=Tpoints,n.latent=n.latent,
##D n.TDpred=n.TDpred,n.TIpred=n.TIpred,n.manifest=n.manifest,
##D   MANIFESTVAR=diag(0.5,2),
##D   TIPREDEFFECT=matrix(c(.5,0,0,-.7,0,2),nrow=2),
##D   TIPREDVAR=matrix(c(1,-.2,0, 0,1,0, 0,0,.5),nrow=3),
##D   TDPREDVAR=matrix(0,nrow=n.TDpred*(Tpoints),ncol=n.TDpred*(Tpoints)),
##D   TDPREDMEANS=matrix(round(exp(rnorm(n.TDpred*(Tpoints),-1.9,1)),0),
##D    nrow=n.TDpred*(Tpoints)),
##D    TDPREDEFFECT = matrix(c(1,-1),ncol=1),
##D   LAMBDA=diag(1,2),
##D   DRIFT=matrix(c(-.3,.2,0,-.2),nrow=2),
##D   DIFFUSION=matrix(c(2,1,0,2),2),
##D   CINT=matrix(c(0,0),nrow=2),
##D   T0MEANS=matrix(0,ncol=1,nrow=2),
##D   T0VAR=diag(100,2))
##D 
##D ctstantestdat<-ctGenerate(gm,n.subjects=n.subjects,burnin=30,
##D wide=FALSE,logdtsd=.4)
##D 
##D ctstantestdat[2,'Y1'] <- NA
##D ctstantestdat[ctstantestdat[,'id']==2,'TI1'] <- NA
##D ctstantestdat[2,'TD1'] <- NA
##D 
##D save(ctstantestdat,file='.\\data\\ctstantestdat.rda')
## End(Not run)



cleanEx()
nameEx("ctstantestfit")
### * ctstantestfit

flush(stderr()); flush(stdout())

### Name: ctstantestfit
### Title: ctstantestfit
### Aliases: ctstantestfit

### ** Examples

## Not run: 
##D #' 
##D checkm<-ctModel(type='stanct',
##D   n.latent=n.latent,n.TDpred=n.TDpred,n.TIpred=n.TIpred,
##D   MANIFESTVAR=matrix(c('merror',0,0,'merror'),2,2),
##D   MANIFESTMEANS=matrix(0,nrow=n.manifest),
##D   CINT=matrix(c('cint1','cint2'),ncol=1),
##D   n.manifest=n.manifest,LAMBDA=diag(2))
##D   
##D checkm$pars$indvarying[-c(7,13)] <- FALSE
##D checkm$pars$sdscale <- .1
##D  
##D checkm$pars[c(-1,-2, -21,-22) ,c('TI1_effect','TI2_effect','TI3_effect')] <- FALSE
##D 
##D ctstantestfit<-ctStanFit(ctstantestdat,checkm,iter=500, warmup=460,thin=2,chains=2,
##D   control=list(max_treedepth=5,adapt_delta=.8),save_warmup=FALSE)
##D summary(ctstantestfit)
##D save(ctstantestfit,file='.\\data\\ctstantestfit.rda')
##D paths <- sort(Sys.glob(c("data/*.rda", "data/*.RData")))
##D library(tools)
##D resaveRdaFiles(paths)
## End(Not run)



cleanEx()
nameEx("datastructure")
### * datastructure

flush(stderr()); flush(stdout())

### Name: datastructure
### Title: datastructure
### Aliases: datastructure

### ** Examples

## Not run: 
##D Tpoints=30
##D testm<-ctModel(Tpoints=Tpoints,n.latent=1,n.TDpred=1,n.TIpred=2,n.manifest=3,    
##D   LAMBDA=matrix(1,ncol=1,nrow=3),
##D   DRIFT=diag(-.3,1),
##D   DIFFUSION=diag(.1,1),
##D   CINT=diag(2,1),
##D   MANIFESTVAR=diag(1,3),
##D   TDPREDEFFECT=diag(.2,1),
##D   TIPREDEFFECT=matrix(.8,nrow=1,ncol=2),
##D   TDPREDVAR=diag(1,1*(Tpoints)),
##D   TIPREDVAR=diag(1,2)
##D )
##D longexample<-round(ctGenerate(testm,n.subjects=2,logdtsd = 1,burnin=3,wide=FALSE)[c(1:3,32:34),],2)
##D longexample[2,c(2,7)]<-NA
##D longexample[4,c(3)]<-NA
##D datastructure <- ctLongToWide(datalong = longexample,id='id',time='time',
##D   manifestNames = testm$manifestNames,TDpredNames = testm$TDpredNames,
##D   TIpredNames=testm$TIpredNames)
##D datastructure<-ctIntervalise(datawide = datastructure,
##D   Tpoints = 3,n.manifest = testm$n.manifest,n.TDpred = testm$n.TDpred,
##D   n.TIpred=testm$n.TIpred)
##D save(datastructure,file='.\\data\\datastructure.rda')
## End(Not run)



cleanEx()
nameEx("extract")
### * extract

flush(stderr()); flush(stdout())

### Name: extract
### Title: Extract samples from a ctStanFit object
### Aliases: extract

### ** Examples

e = extract(ctstantestfit)
head(e)



cleanEx()
nameEx("inv_logit")
### * inv_logit

flush(stderr()); flush(stdout())

### Name: inv_logit
### Title: Inverse logit
### Aliases: inv_logit

### ** Examples

inv_logit(-3)



cleanEx()
nameEx("isdiag")
### * isdiag

flush(stderr()); flush(stdout())

### Name: isdiag
### Title: Diagnostics for ctsem importance sampling
### Aliases: isdiag

### ** Examples

## Not run: 
##D #get data
##D sunspots<-sunspot.year
##D sunspots<-sunspots[50: (length(sunspots) - (1988-1924))]
##D id <- 1
##D time <- 1749:1924
##D datalong <- cbind(id, time, sunspots)
##D 
##D #setup model
##D model <- ctModel(type='stanct', n.latent=2, n.manifest=1, 
##D  manifestNames='sunspots', 
##D  latentNames=c('ss_level', 'ss_velocity'),
##D   LAMBDA=matrix(c( -1, 'ma1' ), nrow=1, ncol=2),
##D   DRIFT=matrix(c(-.0001, 'a21', 1, 'a22'), nrow=2, ncol=2),
##D   MANIFESTMEANS=matrix(c('m1'), nrow=1, ncol=1),
##D   CINT=matrix(c(0, 0), nrow=2, ncol=1),
##D   T0VAR=matrix(c(1,0,0,1), nrow=2, ncol=2), #Because single subject
##D   DIFFUSION=matrix(c(0.0001, 0, 0, "diffusion"), ncol=2, nrow=2))
##D 
##D model$pars$indvarying<-FALSE #Because single subject
##D model$pars$transform[14]<- '(param)*5+44 ' #Because not mean centered
##D model$pars$transform[4]<-'-log(exp(-param*1.5)+1)' #To avoid multi modality
##D 
##D #fit and plot importance sampling diagnostic
##D fit <- ctStanFit(datalong, model, chains=1,
##D   optimcontrol=list(isloops=5,finishsamples=500),optimize=TRUE)
##D isdiag(fit)
## End(Not run)



cleanEx()
nameEx("longexample")
### * longexample

flush(stderr()); flush(stdout())

### Name: longexample
### Title: longexample
### Aliases: longexample

### ** Examples

## Not run: 
##D #long example (using datastructure base)
##D Tpoints=30
##D testm<-ctModel(Tpoints=Tpoints,n.latent=1,n.TDpred=1,n.TIpred=2,n.manifest=3,    
##D   LAMBDA=matrix(1,ncol=1,nrow=3),
##D   DRIFT=diag(-.3,1),
##D   DIFFUSION=diag(.1,1),
##D   CINT=diag(2,1),
##D   MANIFESTVAR=diag(1,3),
##D   TDPREDEFFECT=diag(.2,1),
##D   TIPREDEFFECT=matrix(.8,nrow=1,ncol=2),
##D   TDPREDVAR=diag(1,1*(Tpoints)),
##D   TIPREDVAR=diag(1,2)
##D )
##D longexample<-round(ctGenerate(testm,n.subjects=2,logdtsd = 1,burnin=3,wide=FALSE)[c(1:3,32:35),],2)
##D longexample[2,c(2,7)]<-NA
##D longexample[4,c(3)]<-NA
##D longexample
##D save(longexample,file='.\\data\\longexample.rda')
## End(Not run)



cleanEx()
nameEx("msquare")
### * msquare

flush(stderr()); flush(stdout())

### Name: msquare
### Title: Right multiply a matrix by its transpose.
### Aliases: msquare

### ** Examples

msquare(t(chol(diag(3,4)+1)))



cleanEx()
nameEx("optimstan")
### * optimstan

flush(stderr()); flush(stdout())

### Name: optimstan
### Title: Optimize / importance sample a stan or ctStan model.
### Aliases: optimstan

### ** Examples

 sunspots<-sunspot.year
 sunspots<-sunspots[50: (length(sunspots) - (1988-1924))]
 id <- 1
 time <- 1749:1924
datalong <- cbind(id, time, sunspots)

#setup model
 ssmodel <- ctModel(type='stanct', n.latent=2, n.manifest=1,
  manifestNames='sunspots',
  latentNames=c('ss_level', 'ss_velocity'),
   LAMBDA=matrix(c( 1, 'ma1' ), nrow=1, ncol=2),
   DRIFT=matrix(c(0, 'a21', 1, 'a22'), nrow=2, ncol=2),
   MANIFESTMEANS=matrix(c('m1'), nrow=1, ncol=1),
   MANIFESTVAR=diag(0,1),
   CINT=matrix(c(0, 0), nrow=2, ncol=1),
   T0VAR=matrix(c(1,0,0,1), nrow=2, ncol=2), #Because single subject
   DIFFUSION=matrix(c(0, 0, 0, "diffusion"), ncol=2, nrow=2))

 ssmodel$pars$indvarying<-FALSE #Because single subject
 ssmodel$pars$offset[14]<- 44 #Because not mean centered
 ssmodel$pars[4,c('transform','offset')]<- c(1,0) #To avoid multi modality

#fit using optimization without importance sampling
ssfit <- ctStanFit(datalong[1:50,], #limited data for example
  ssmodel, optimize=TRUE,optimcontrol=list(deoptim=FALSE,isloops=0,finishsamples=50))

#output
summary(ssfit)



cleanEx()
nameEx("plot.ctStanFit")
### * plot.ctStanFit

flush(stderr()); flush(stdout())

### Name: plot.ctStanFit
### Title: plot.ctStanFit
### Aliases: plot.ctStanFit ctStanPlot

### ** Examples

## Not run: 
##D plot(ctstantestfit,types=c('regression','kalman','priorcheck'))
##D 
##D ### complete example
##D plot(ctstantestfit)
##D 
##D #### example plot using rstan functions
##D rstan::stan_trace(ctstantestfit$stanfit, 
##D pars=ctStanParnames(ctstantestfit,'pop_DRIFT'))
## End(Not run)



cleanEx()
nameEx("plot.ctStanModel")
### * plot.ctStanModel

flush(stderr()); flush(stdout())

### Name: plot.ctStanModel
### Title: Prior plotting
### Aliases: plot.ctStanModel

### ** Examples

model <- ctModel(type='omx', Tpoints=50,
n.latent=2, n.manifest=1, 
manifestNames='sunspots', 
latentNames=c('ss_level', 'ss_velocity'),
LAMBDA=matrix(c( 1, 'ma1' ), nrow=1, ncol=2),
DRIFT=matrix(c(0, 1,   'a21', 'a22'), nrow=2, ncol=2, byrow=TRUE),
MANIFESTMEANS=matrix(c('m1'), nrow=1, ncol=1),
# MANIFESTVAR=matrix(0, nrow=1, ncol=1),
CINT=matrix(c(0, 0), nrow=2, ncol=1),
DIFFUSION=matrix(c(
  0, 0,
  0, "diffusion"), ncol=2, nrow=2, byrow=TRUE))

stanmodel=ctStanModel(model)
plot(stanmodel,rows=8)



cleanEx()
nameEx("plot.ctsemFit")
### * plot.ctsemFit

flush(stderr()); flush(stdout())

### Name: plot.ctsemFit
### Title: Plotting function for object class ctsemFit
### Aliases: plot.ctsemFit

### ** Examples

## Examples set to 'dontrun' because they take longer than 5s.

### example from Driver, Oud, Voelkle (2015), 
### simulated happiness and leisure time with unobserved heterogeneity.
## Not run: 
##D data(ctExample1)
##D traitmodel <- ctModel(n.manifest=2, n.latent=2, Tpoints=6, LAMBDA=diag(2), 
##D   manifestNames=c('LeisureTime', 'Happiness'), 
##D   latentNames=c('LeisureTime', 'Happiness'), TRAITVAR="auto")
##D traitfit <- ctFit(datawide=ctExample1, ctmodelobj=traitmodel)
##D plot(traitfit, wait=FALSE)
## End(Not run)



cleanEx()
nameEx("plot.ctsemFitMeasure")
### * plot.ctsemFitMeasure

flush(stderr()); flush(stdout())

### Name: plot.ctsemFitMeasure
### Title: Misspecification plot using ctCheckFit output
### Aliases: plot.ctsemFitMeasure

### ** Examples

## Not run: 
##D data(ctExample1)
##D traitmodel <- ctModel(n.manifest=2, n.latent=2, Tpoints=6, LAMBDA=diag(2), 
##D   manifestNames=c('LeisureTime', 'Happiness'), 
##D   latentNames=c('LeisureTime', 'Happiness'), TRAITVAR="auto")
##D traitfit <- ctFit(datawide=ctExample1, ctmodelobj=traitmodel)
##D 
##D check <- ctCheckFit(traitfit,niter=5)
##D plot(check)
## End(Not run)



cleanEx()
nameEx("sdpcor2cov")
### * sdpcor2cov

flush(stderr()); flush(stdout())

### Name: sdpcor2cov
### Title: sdcor2cov
### Aliases: sdpcor2cov

### ** Examples

testmat <- diag(exp(rnorm(5,-3,2)),5) #generate arbitrary std deviations
testmat[row(testmat) > col(testmat)] <- runif((5^2-5)/2, -1, 1) 
print(testmat)
covmat <- sdpcor2cov(testmat) #convert to covariance
cov2cor(covmat) #convert covariance to correlation



cleanEx()
nameEx("stanWplot")
### * stanWplot

flush(stderr()); flush(stdout())

### Name: stanWplot
### Title: Runs stan, and plots sampling information while sampling.
### Aliases: stanWplot

### ** Examples

## Not run: 
##D #### example 1 
##D scode <- "
##D parameters {
##D   real y[2]; 
##D } 
##D model {
##D   y[1] ~ normal(0, .5);
##D   y[2] ~ double_exponential(0, 2);
##D } 
##D "
##D sm <- stan_model(model_code = scode)
##D fit1 <- stanWplot(object = sm,iter = 100000,chains=2,cores=1)
## End(Not run)



cleanEx()
nameEx("stan_checkdivergences")
### * stan_checkdivergences

flush(stderr()); flush(stdout())

### Name: stan_checkdivergences
### Title: Analyse divergences in a stanfit object
### Aliases: stan_checkdivergences

### ** Examples

## Not run: 
##D stan_checkdivergences(myfitobj)
## End(Not run)



cleanEx()
nameEx("stan_confidenceRegion")
### * stan_confidenceRegion

flush(stderr()); flush(stdout())

### Name: stan_confidenceRegion
### Title: Extract functions of multiple variables from a stanfit object
### Aliases: stan_confidenceRegion

### ** Examples

temp<-stan_confidenceRegion(stanfit=ctstantestfit$stanfit, 
  parstrings=c('pop_DRIFT[1,2]','pop_DRIFT[2,1]'))
t(apply(temp,2,quantile))



cleanEx()
nameEx("stan_postcalc")
### * stan_postcalc

flush(stderr()); flush(stdout())

### Name: stan_postcalc
### Title: Compute functions of matrices from samples of a stanfit object
### Aliases: stan_postcalc

### ** Examples

temp<-stan_postcalc(stanfit=ctstantestfit$stanfit, 
  object='DRIFT', objectindices='all', calc='exp(object)')



cleanEx()
nameEx("stan_unconstrainsamples")
### * stan_unconstrainsamples

flush(stderr()); flush(stdout())

### Name: stan_unconstrainsamples
### Title: Convert samples from a stanfit object to the unconstrained scale
### Aliases: stan_unconstrainsamples

### ** Examples

## Not run: 
##D umat <- stan_unconstrainsamples(ctstantestfit$stanfit, ctstantestfit$standata)
## End(Not run)



cleanEx()
nameEx("summary.ctStanFit")
### * summary.ctStanFit

flush(stderr()); flush(stdout())

### Name: summary.ctStanFit
### Title: summary.ctStanFit
### Aliases: summary.ctStanFit

### ** Examples

summary(ctstantestfit)



cleanEx()
nameEx("summary.ctsemFit")
### * summary.ctsemFit

flush(stderr()); flush(stdout())

### Name: summary.ctsemFit
### Title: Summary function for ctsemFit object
### Aliases: summary.ctsemFit

### ** Examples

## Examples set to 'dontrun' because they take longer than 5s. 

## Not run: 
##D ### example from Driver, Oud, Voelkle (2015), 
##D ### simulated happiness and leisure time with unobserved heterogeneity.
##D data(ctExample1)
##D traitmodel <- ctModel(n.manifest=2, n.latent=2, Tpoints=6, LAMBDA=diag(2), 
##D   manifestNames=c('LeisureTime', 'Happiness'), 
##D   latentNames=c('LeisureTime', 'Happiness'), TRAITVAR="auto")
##D traitfit <- ctFit(datawide=ctExample1, ctmodelobj=traitmodel)
##D summary(traitfit,timeInterval=1)
## End(Not run)



### * <FOOTER>
###
cleanEx()
options(digits = 7L)
base::cat("Time elapsed: ", proc.time() - base::get("ptime", pos = 'CheckExEnv'),"\n")
grDevices::dev.off()
###
### Local variables: ***
### mode: outline-minor ***
### outline-regexp: "\\(> \\)?### [*]+" ***
### End: ***
quit('no')
